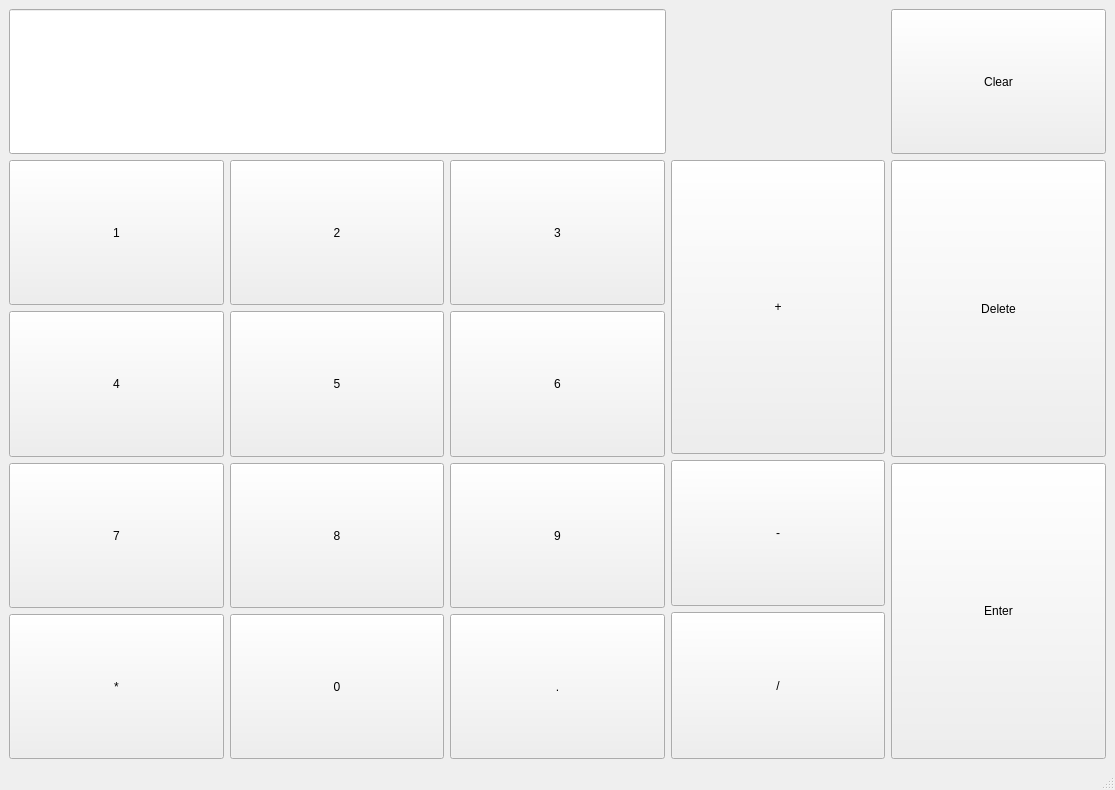
<?xml version="1.0" encoding="UTF-8"?>
<ui version="4.0">
 <class>MainWindow</class>
 <widget class="QMainWindow" name="MainWindow">
  <property name="geometry">
   <rect>
    <x>0</x>
    <y>0</y>
    <width>1115</width>
    <height>790</height>
   </rect>
  </property>
  <property name="windowTitle">
   <string>MainWindow</string>
  </property>
  <widget class="QWidget" name="centralwidget">
   <layout class="QGridLayout" name="gridLayout_2">
    <item row="0" column="0">
     <layout class="QGridLayout" name="gridLayout">
      <item row="3" column="1">
       <widget class="QPushButton" name="normalBtn8">
        <property name="sizePolicy">
         <sizepolicy hsizetype="Preferred" vsizetype="Preferred">
          <horstretch>0</horstretch>
          <verstretch>0</verstretch>
         </sizepolicy>
        </property>
        <property name="text">
         <string>8</string>
        </property>
       </widget>
      </item>
      <item row="3" column="0">
       <widget class="QPushButton" name="normalBtn7">
        <property name="sizePolicy">
         <sizepolicy hsizetype="Preferred" vsizetype="Preferred">
          <horstretch>0</horstretch>
          <verstretch>0</verstretch>
         </sizepolicy>
        </property>
        <property name="text">
         <string>7</string>
        </property>
       </widget>
      </item>
      <item row="4" column="2">
       <widget class="QPushButton" name="normalBtnP">
        <property name="sizePolicy">
         <sizepolicy hsizetype="Preferred" vsizetype="Preferred">
          <horstretch>0</horstretch>
          <verstretch>0</verstretch>
         </sizepolicy>
        </property>
        <property name="text">
         <string>.</string>
        </property>
       </widget>
      </item>
      <item row="2" column="1">
       <widget class="QPushButton" name="normalBtn5">
        <property name="sizePolicy">
         <sizepolicy hsizetype="Preferred" vsizetype="Preferred">
          <horstretch>0</horstretch>
          <verstretch>0</verstretch>
         </sizepolicy>
        </property>
        <property name="text">
         <string>5</string>
        </property>
       </widget>
      </item>
      <item row="4" column="1">
       <widget class="QPushButton" name="normalBtn0">
        <property name="sizePolicy">
         <sizepolicy hsizetype="Preferred" vsizetype="Preferred">
          <horstretch>0</horstretch>
          <verstretch>0</verstretch>
         </sizepolicy>
        </property>
        <property name="text">
         <string>0</string>
        </property>
       </widget>
      </item>
      <item row="0" column="0" colspan="4">
       <layout class="QHBoxLayout" name="horizontalLayout" stretch="3,1">
        <item>
         <widget class="QLineEdit" name="lineEdit">
          <property name="sizePolicy">
           <sizepolicy hsizetype="Preferred" vsizetype="Preferred">
            <horstretch>0</horstretch>
            <verstretch>0</verstretch>
           </sizepolicy>
          </property>
         </widget>
        </item>
        <item>
         <spacer name="horizontalSpacer">
          <property name="orientation">
           <enum>Qt::Horizontal</enum>
          </property>
          <property name="sizeHint" stdset="0">
           <size>
            <width>228</width>
            <height>38</height>
           </size>
          </property>
         </spacer>
        </item>
       </layout>
      </item>
      <item row="1" column="4" rowspan="4">
       <layout class="QVBoxLayout" name="verticalLayout_2">
        <item>
         <widget class="QPushButton" name="normalBtnR">
          <property name="sizePolicy">
           <sizepolicy hsizetype="Preferred" vsizetype="Preferred">
            <horstretch>0</horstretch>
            <verstretch>0</verstretch>
           </sizepolicy>
          </property>
          <property name="text">
           <string>Delete</string>
          </property>
         </widget>
        </item>
        <item>
         <widget class="QPushButton" name="normalBtnE">
          <property name="sizePolicy">
           <sizepolicy hsizetype="Preferred" vsizetype="Preferred">
            <horstretch>0</horstretch>
            <verstretch>0</verstretch>
           </sizepolicy>
          </property>
          <property name="text">
           <string>Enter</string>
          </property>
         </widget>
        </item>
       </layout>
      </item>
      <item row="2" column="2">
       <widget class="QPushButton" name="normalBtn6">
        <property name="sizePolicy">
         <sizepolicy hsizetype="Preferred" vsizetype="Preferred">
          <horstretch>0</horstretch>
          <verstretch>0</verstretch>
         </sizepolicy>
        </property>
        <property name="text">
         <string>6</string>
        </property>
       </widget>
      </item>
      <item row="3" column="2">
       <widget class="QPushButton" name="normalBtn9">
        <property name="sizePolicy">
         <sizepolicy hsizetype="Preferred" vsizetype="Preferred">
          <horstretch>0</horstretch>
          <verstretch>0</verstretch>
         </sizepolicy>
        </property>
        <property name="text">
         <string>9</string>
        </property>
       </widget>
      </item>
      <item row="1" column="3" rowspan="4">
       <layout class="QVBoxLayout" name="verticalLayout" stretch="2,1,1">
        <item>
         <widget class="QPushButton" name="normalBtnA">
          <property name="sizePolicy">
           <sizepolicy hsizetype="Preferred" vsizetype="Preferred">
            <horstretch>0</horstretch>
            <verstretch>0</verstretch>
           </sizepolicy>
          </property>
          <property name="text">
           <string>+</string>
          </property>
         </widget>
        </item>
        <item>
         <widget class="QPushButton" name="normalBtnS">
          <property name="sizePolicy">
           <sizepolicy hsizetype="Preferred" vsizetype="Preferred">
            <horstretch>0</horstretch>
            <verstretch>0</verstretch>
           </sizepolicy>
          </property>
          <property name="text">
           <string>-</string>
          </property>
         </widget>
        </item>
        <item>
         <widget class="QPushButton" name="normalBtnD">
          <property name="sizePolicy">
           <sizepolicy hsizetype="Preferred" vsizetype="Preferred">
            <horstretch>0</horstretch>
            <verstretch>0</verstretch>
           </sizepolicy>
          </property>
          <property name="text">
           <string>/</string>
          </property>
         </widget>
        </item>
       </layout>
      </item>
      <item row="1" column="0">
       <widget class="QPushButton" name="normalBtn1">
        <property name="sizePolicy">
         <sizepolicy hsizetype="Preferred" vsizetype="Preferred">
          <horstretch>0</horstretch>
          <verstretch>0</verstretch>
         </sizepolicy>
        </property>
        <property name="text">
         <string>1</string>
        </property>
       </widget>
      </item>
      <item row="1" column="1">
       <widget class="QPushButton" name="normalBtn2">
        <property name="sizePolicy">
         <sizepolicy hsizetype="Preferred" vsizetype="Preferred">
          <horstretch>0</horstretch>
          <verstretch>0</verstretch>
         </sizepolicy>
        </property>
        <property name="text">
         <string>2</string>
        </property>
       </widget>
      </item>
      <item row="2" column="0">
       <widget class="QPushButton" name="normalBtn4">
        <property name="sizePolicy">
         <sizepolicy hsizetype="Preferred" vsizetype="Preferred">
          <horstretch>0</horstretch>
          <verstretch>0</verstretch>
         </sizepolicy>
        </property>
        <property name="text">
         <string>4</string>
        </property>
       </widget>
      </item>
      <item row="4" column="0">
       <widget class="QPushButton" name="normalBtnM">
        <property name="sizePolicy">
         <sizepolicy hsizetype="Preferred" vsizetype="Preferred">
          <horstretch>0</horstretch>
          <verstretch>0</verstretch>
         </sizepolicy>
        </property>
        <property name="text">
         <string>*</string>
        </property>
       </widget>
      </item>
      <item row="1" column="2">
       <widget class="QPushButton" name="normalBtn3">
        <property name="sizePolicy">
         <sizepolicy hsizetype="Preferred" vsizetype="Preferred">
          <horstretch>0</horstretch>
          <verstretch>0</verstretch>
         </sizepolicy>
        </property>
        <property name="text">
         <string>3</string>
        </property>
       </widget>
      </item>
      <item row="0" column="4">
       <widget class="QPushButton" name="normalBtnC">
        <property name="sizePolicy">
         <sizepolicy hsizetype="Preferred" vsizetype="Preferred">
          <horstretch>0</horstretch>
          <verstretch>0</verstretch>
         </sizepolicy>
        </property>
        <property name="text">
         <string>Clear</string>
        </property>
       </widget>
      </item>
     </layout>
    </item>
   </layout>
  </widget>
  <widget class="QMenuBar" name="menubar">
   <property name="geometry">
    <rect>
     <x>0</x>
     <y>0</y>
     <width>1115</width>
     <height>23</height>
    </rect>
   </property>
  </widget>
  <widget class="QStatusBar" name="statusbar"/>
 </widget>
 <resources/>
 <connections/>
</ui>
